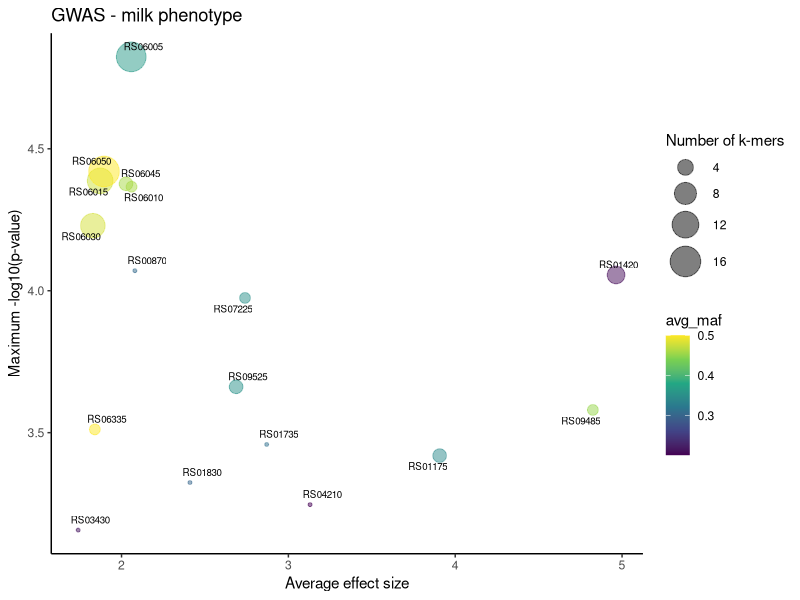

R code for this plot:
## Load libraries 
require(ggplot2)
require(ggrepel)
library(ggrepel)

## Load gene hits file from GWAS output. Can be downloaded from this repo.

gene_hits = read.table("gene_hits-file-for-dot-plot.txt", stringsAsFactors=FALSE, header=TRUE)

# Plot the results as a dot plot using colour blind friendly palatte. At the same time, write an appropriate title. 

ggplot(gene_hits, aes(x=avg_beta, y=maxp, colour=avg_maf, size=hits, label=gene)) +
    geom_point(alpha=0.5) +
    geom_text_repel(aes(size=1.4), show.legend = FALSE, colour='black') +
    scale_size("Number of k-mers", range=c(1,10)) +
    scale_colour_gradient('Average MAF') +
    theme_bw(base_size=11) +
    ggtitle("GWAS - milk phenotype") +
    xlab("Average effect size") +
    ylab("Maximum -log10(p-value)") + theme_classic() -> d
d + scale_color_viridis_c()
